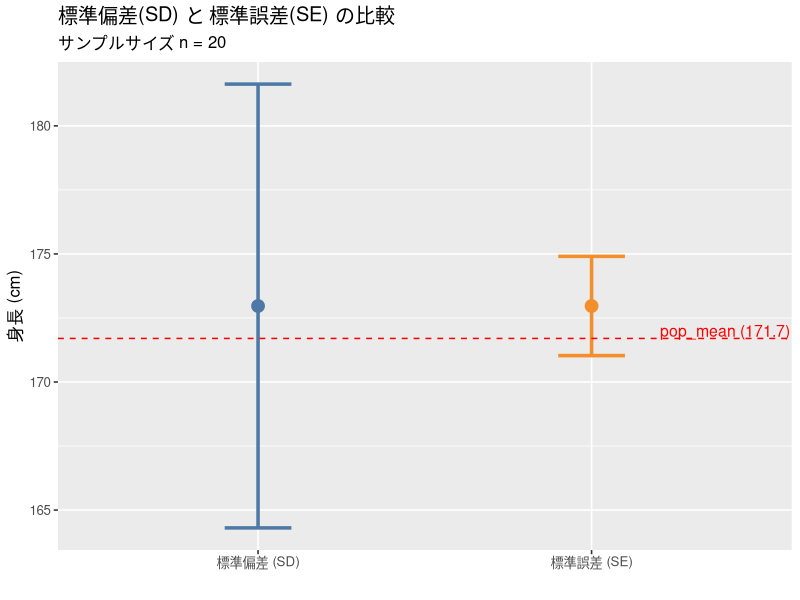
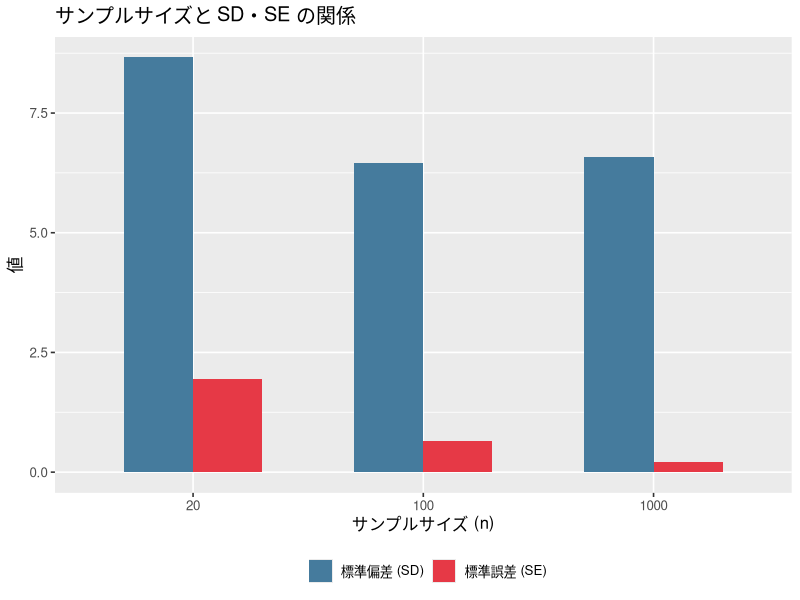
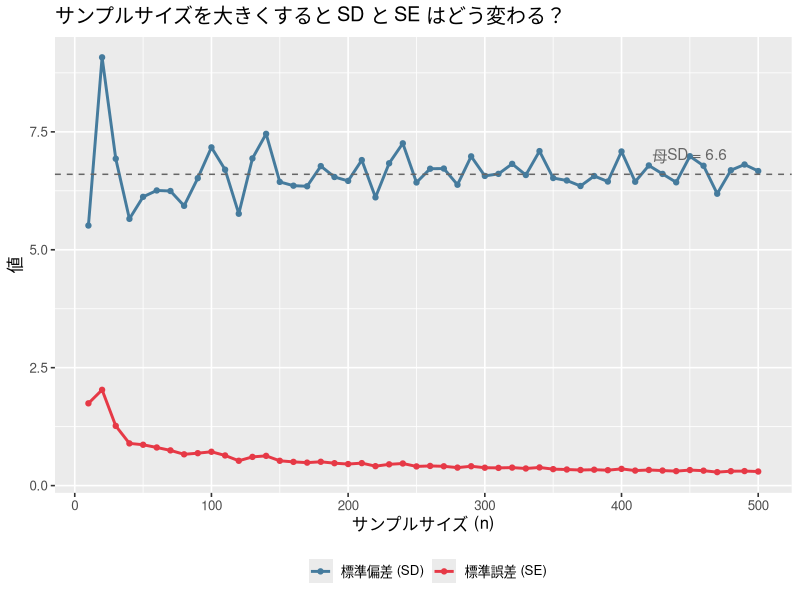
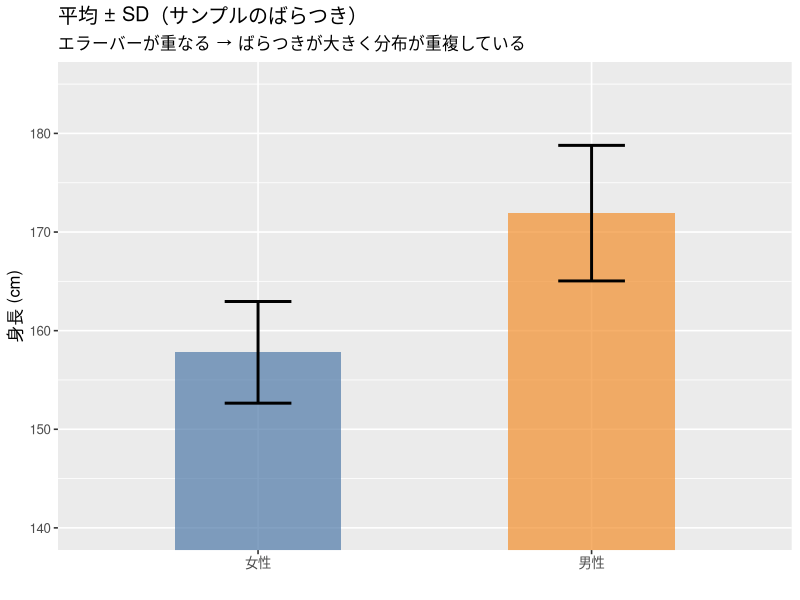
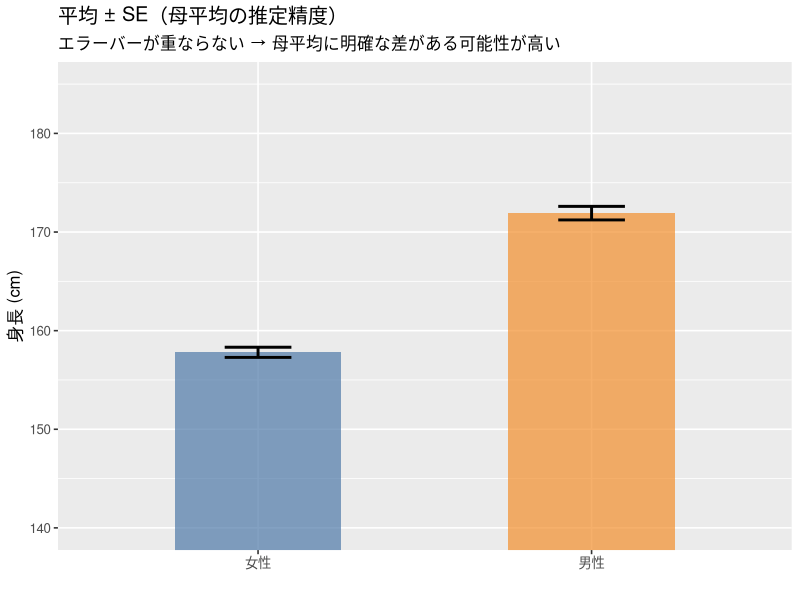

Write R code to recreate these figures, in order.
#=============================================================
# Lesson 5: 標準偏差(SD)と標準誤差(SE) ─ 何が違うの？
#=============================================================
#
# ■ 標準偏差（SD: Standard Deviation）
#   → 手元のサンプルデータが「どれくらいばらついているか」を表す
#   → 「このクラスの身長はどれくらいバラバラ？」
#
# ■ 標準誤差（SE: Standard Error）
#   → サンプルの平均値から「母集団の平均はこのへんだろう」と
#     推計するときの不確かさ（ブレ幅）を表す
#   → 「日本人全体の平均身長はだいたいこの範囲にあるはず」
#
# ■ 計算式:
#   SE = SD / √n   （n = サンプルサイズ）
#
# つまり SE は SD を √n で割ったもの。
# n > 1 なら √n > 1 なので、SE は必ず SD より小さくなる！
# さらにサンプルサイズ n を大きくすればするほど SE は小さくなる。
#=============================================================

#=============================================================
# 【準備】
#=============================================================

rm(list = ls()) # 環境中のすべての変数を削除して、まっさらな状態にする

library(tidyverse) # データ操作(dplyr)とグラフ(ggplot2)をまとめて読み込むパッケージ
library(ggthemes) # ggplot2にきれいなテーマや配色パレットを追加するパッケージ

theme_set(theme_gray(
  # ggplot2のデフォルトテーマを設定する
  base_family = if (interactive()) "HiraginoSans-W3" else "sans", # フォントをヒラギノに指定（日本語の文字化け防止）
  base_size = 12 # 文字サイズの基本値を12ptに設定
))


#=============================================================
# 【STEP 1】 まずは具体例で理解しよう
#=============================================================
# 「日本人男性の平均身長は 171.7cm、標準偏差は 6.6cm」と言われている。
# ここからサンプル（標本）を取り出して実験してみよう。

set.seed(42) # 乱数の種を42に固定する（これで何度実行しても同じ乱数が生成される）

# 母集団のパラメータ（本当の値。普通は知ることができない！）
pop_mean <- 171.7 # 母平均（日本人男性の本当の平均身長）を変数に入れる
pop_sd <- 6.6 # 母標準偏差（日本人男性の本当の身長のばらつき）を変数に入れる

# 20人分のサンプルを取り出す
sample_20 <- rnorm(n = 20, mean = pop_mean, sd = pop_sd)
# rnorm(): 正規分布に従う乱数を生成する関数
#   n = 20       → 20個の乱数を作る（＝20人分のサンプル）
#   mean = 171.7 → 平均171.7cmを中心に
#   sd = 6.6     → 標準偏差6.6cmのばらつきで散らばる

# サンプルの中身を見てみよう
round(sample_20, 1) # round()で小数点第1位に丸めて表示する

# サンプルの平均と標準偏差
mean(sample_20) # sample_20の平均値を計算する ← 母平均（171.7）にだいたい近いはず
sd(sample_20) # sample_20の標準偏差を計算する ← 母SD（6.6）にだいたい近いはず

# ★ 標準偏差（SD）＝このサンプル20人の身長が「どれくらいばらついているか」

#=============================================================
# 【STEP 2】 標準誤差を計算してみよう
#=============================================================

# 標準誤差（SE）= SD / √n
n <- length(sample_20) # length()でsample_20の要素数（＝サンプルサイズ20）を取得
sample_sd <- sd(sample_20) # sd()でsample_20の標準偏差を計算して変数に保存
sample_se <- sample_sd / sqrt(n) # 標準偏差をサンプルサイズの平方根で割って標準誤差を計算
# sqrt()は平方根（ルート）を計算する関数

cat("--- 20人のサンプル ---\n") # cat()で文字列をコンソールに出力する（\nは改行）
cat("サンプル平均  :", round(mean(sample_20), 2), "\n") # 平均を小数点第2位で丸めて表示
cat("標準偏差 (SD) :", round(sample_sd, 2), "\n") # SDを小数点第2位で丸めて表示
cat("標準誤差 (SE) :", round(sample_se, 2), "\n") # SEを小数点第2位で丸めて表示

# ★ SE は SD より必ず小さい！
# 　 SD はサンプルの「ばらつき」
# 　 SE は平均値の「不確かさ」（母集団の平均がどこにありそうか）

#=============================================================
# 【STEP 3】 SD と SE の違いを図で見よう
#=============================================================

sample_mean <- mean(sample_20) # サンプルの平均値を変数に保存しておく

# SD の範囲：平均 ± SD → サンプルのばらつきの範囲
# SE の範囲：平均 ± SE → 母平均がありそうな範囲

comparison <- tibble(
  # グラフ用のデータフレームを作成する
  type = c("標準偏差 (SD)", "標準誤差 (SE)"), # 2行分のラベル
  mean = c(sample_mean, sample_mean), # どちらもサンプル平均を中心にする
  lower = c(sample_mean - sample_sd, sample_mean - sample_se), # 下限 = 平均 - SD or SE
  upper = c(sample_mean + sample_sd, sample_mean + sample_se) # 上限 = 平均 + SD or SE
)

ggplot(comparison, aes(x = type, y = mean, color = type)) + # typeごとに色分けした散布図のベースを作成
  geom_point(size = 4) + # 平均値の位置に点を描く（サイズ4）
  geom_errorbar(aes(ymin = lower, ymax = upper), width = 0.2, linewidth = 1.2) +
  # geom_errorbar(): 縦方向のエラーバーを描く
  #   ymin = 下端の値、ymax = 上端の値
  #   width = エラーバーの横幅（ヒゲの長さ）
  #   linewidth = 線の太さ
  geom_hline(yintercept = pop_mean, linetype = "dashed", color = "red") +
  # geom_hline(): 水平線を引く
  #   yintercept = 線を引くy座標（母平均の位置）
  #   linetype = "dashed" で破線にする
  annotate(
    "text",
    x = 2.4,
    y = pop_mean + 0.3,
    label = "pop_mean (171.7)",
    color = "red",
    size = 4
  ) +
  # annotate("text"): グラフ上の任意の位置にテキストを配置する
  #   x, y = テキストの位置、label = 表示する文字列
  scale_color_tableau() + # ggthemesパッケージのTableau風の色パレットを適用
  labs(
    # グラフのラベルを設定する
    title = "標準偏差(SD) と 標準誤差(SE) の比較", # タイトル
    subtitle = paste0("サンプルサイズ n = ", n), # サブタイトル（paste0で文字列を結合）
    x = "",
    y = "身長 (cm)" # x軸ラベル（空）、y軸ラベル
  ) +
  theme(legend.position = "none") # 凡例を非表示にする（色分けの説明は不要）

# → SD の幅は広い（データ全体のばらつき）
# → SE の幅は狭い（平均値の推定精度）

#=============================================================
# 【課題1】 SD と SE を自分で計算してみよう
#=============================================================

# 課題1-1: 下のデータの平均・SD・SE を計算しよう
test_scores <- c(65, 72, 78, 80, 55, 90, 68, 75, 82, 70)
# c()で10個の数値をベクトルにまとめてtest_scoresに代入

# 平均
# ヒント: mean()

# 標準偏差
# ヒント: sd()

# サンプルサイズ
# ヒント: length()

# 標準誤差
# ヒント: sd() / sqrt(length())

# 課題1-2: SE は SD より小さくなった？ なぜそうなる？
# → SE = SD / √n で、√n > 1 だから、必ず SE < SD になる

#=============================================================
# 【STEP 4】 サンプルサイズを変えて比べてみよう
#=============================================================
# ここが一番大事！
# 同じ母集団から「20人」「100人」「1000人」を取り出したとき、
# SD と SE はどう変わるか？

set.seed(42) # 乱数の種を再度固定（再現性のため）

# 3つのサンプルサイズで実験
sizes <- c(20, 100, 1000) # 試したいサンプルサイズをベクトルにまとめる
results <- purrr::map_dfr(sizes, function(n) {
  # sizesの各要素（20, 100, 1000）を順番に処理する
  samp <- rnorm(n, mean = pop_mean, sd = pop_sd) # n人分のサンプルを正規分布から生成
  tibble(
    n = n, # サンプルサイズ
    mean = mean(samp), # そのサンプルの平均値
    SD = sd(samp), # そのサンプルの標準偏差
    SE = sd(samp) / sqrt(n) # 標準誤差 = SD / √n
  )
})

# 結果を表示
results$n_label <- paste0("n = ", results$n) # 「n = 20」のような表示用ラベル列を追加
print(results) # データフレームの内容をコンソールに表示

# ★ 注目ポイント：
# ・SD は n を大きくしても大きく変わらない（母SDの6.6前後に安定する）
# ・SE は n を大きくするとどんどん小さくなる（SE = SD/√n だから）
# ・SE は SD より必ず小さい

#=============================================================
# 【STEP 5】 サンプルサイズによる変化を図で見よう
#=============================================================

results_long <- results %>% # resultsデータフレームを受け取って
  pivot_longer(cols = c(SD, SE), names_to = "type", values_to = "value")
# pivot_longer(): 横長データを縦長データに変換する
#   cols = c(SD, SE)   → SD列とSE列を縦に積み重ねる
#   names_to = "type"  → 元の列名（"SD"か"SE"）がtype列に入る
#   values_to = "value" → 元の値がvalue列に入る

# SD と SE の棒グラフを並べて比較
ggplot(results_long, aes(x = factor(n), y = value, fill = type)) +
  # factor(n): nを数値ではなくカテゴリとして扱う（x軸に均等に並ぶ）
  # fill = type: SD と SE で塗り分ける
  geom_col(position = "dodge", width = 0.6) +
  # geom_col(): 値をそのまま高さにした棒グラフを描く
  #   position = "dodge" → SDとSEの棒を横に並べて表示する
  #   width = 0.6 → 棒の幅
  scale_fill_manual(
    values = c("SD" = "#457B9D", "SE" = "#E63946"),
    labels = c("SD" = "標準偏差 (SD)", "SE" = "標準誤差 (SE)")
  ) +
  # scale_fill_manual(): 塗りつぶしの色を手動で指定する
  #   values = 色の指定（カラーコード）
  #   labels = 凡例に表示するラベル名
  labs(
    # グラフのラベルを設定
    title = "サンプルサイズと SD・SE の関係",
    x = "サンプルサイズ (n)",
    y = "値",
    fill = "" # 凡例のタイトルを空にする
  ) +
  theme(legend.position = "bottom") # 凡例をグラフの下に配置する

# → SD はほぼ横ばい（母SDに収束する）
# → SE は n が大きくなるほど急速に小さくなる

#=============================================================
# 【STEP 6】 もっと細かく変化を見てみよう（シミュレーション）
#=============================================================
# n を 10 から 500 まで変えて、SD と SE がどう変わるか描いてみよう

set.seed(42) # 乱数の種を固定

sim_results <- purrr::map_dfr(seq(10, 500, by = 10), function(n) {
  # seq()で10から500まで10刻みの数列を生成し、順番に処理する
  samp <- rnorm(n, mean = pop_mean, sd = pop_sd) # n人分のサンプルを生成
  tibble(
    n = n, # サンプルサイズ
    SD = sd(samp), # そのサンプルの標準偏差
    SE = sd(samp) / sqrt(n) # そのサンプルの標準誤差
  )
})

sim_long <- sim_results %>% # sim_resultsを受け取って
  pivot_longer(cols = c(SD, SE), names_to = "type", values_to = "value")
# SD列とSE列を縦に積み重ねて、type列（"SD"/"SE"）とvalue列に変換

ggplot(sim_long, aes(x = n, y = value, color = type)) + # nをx軸、valueをy軸、typeで色分け
  geom_line(linewidth = 1) + # 折れ線を描く（太さ1）
  geom_point(size = 1.5) + # 各データ点に点を打つ（サイズ1.5）
  geom_hline(yintercept = pop_sd, linetype = "dashed", color = "gray40") +
  # 母SD（6.6）の位置に灰色の破線を引く（基準線として）
  annotate(
    "text",
    x = 450,
    y = pop_sd + 0.4,
    label = "母SD = 6.6",
    color = "gray40"
  ) +
  # 基準線のそばに「母SD = 6.6」というラベルを配置
  scale_color_manual(
    values = c("SD" = "#457B9D", "SE" = "#E63946"),
    labels = c("SD" = "標準偏差 (SD)", "SE" = "標準誤差 (SE)")
  ) +
  # 線の色を手動指定（SD=青系、SE=赤系）、凡例のラベルも設定
  labs(
    title = "サンプルサイズを大きくすると SD と SE はどう変わる？",
    x = "サンプルサイズ (n)",
    y = "値",
    color = "" # 凡例タイトルを空にする
  ) +
  theme(legend.position = "bottom") # 凡例を下に配置

# ★ グラフから読み取れること：
# ・SD（青）は母SD（6.6）の周りで安定する → サンプルのばらつきは母集団と同じ
# ・SE（赤）は n が増えるにつれてどんどん0に近づく → 推定が正確になる
# ・SE は常に SD より下にある！

#=============================================================
# 【課題2】 サンプルサイズの効果を体験しよう
#=============================================================

# 課題2-1: 母平均50, 母SD=10 の母集団から、
#          n=30 のサンプルを取り出して平均・SD・SEを計算しよう
# ヒント: rnorm(n = 30, mean = 50, sd = 10)

# 課題2-2: 同じ母集団から n=300 のサンプルを取り出して平均・SD・SEを計算しよう

# 課題2-3: n=30 と n=300 で SD と SE はそれぞれどう変わった？
#          「SD はあまり変わらない」「SE は大幅に小さくなった」ことを確認しよう

# 課題2-4: n=300 のとき SE は SD の何分の1になっている？ 計算で確かめよう
# ヒント: SE = SD / √n なので、SE / SD = 1/√n
#         1 / sqrt(300) を計算してみよう

#=============================================================
# 【STEP 7】 なぜ SE は必ず SD より小さいのか？
#=============================================================
#
# SE = SD / √n   という式を見れば一目瞭然。
#
#   n = 4   → SE = SD / 2     （SDの半分）
#   n = 9   → SE = SD / 3     （SDの3分の1）
#   n = 25  → SE = SD / 5     （SDの5分の1）
#   n = 100 → SE = SD / 10    （SDの10分の1）
#   n = 400 → SE = SD / 20    （SDの20分の1）
#
# n が 1より大きければ √n > 1 なので、SD を √n で割った SE は必ず SD より小さい。
# n を4倍にすると SE は半分になる（√4 = 2 だから）。

# 実際に計算して確認
cat("\n--- SE = SD / √n の確認 ---\n") # 見出しを表示
for (n in c(4, 9, 25, 100, 400)) {
  # 5つのnについて順番に繰り返す
  cat(sprintf(
    "n = %3d → SE = SD / %.0f （SDの%.0f分の1）\n",
    n,
    sqrt(n),
    sqrt(n)
  ))
  # sprintf(): 書式を指定して文字列を作る関数
  #   %3d  → 整数を3桁幅で表示（右寄せ）
  #   %.0f → 小数点以下0桁（整数表示）の実数
  # sqrt(n) → nの平方根を計算
}


#=============================================================
# 【STEP 8】 エラーバーで SD と SE の違いを可視化
#=============================================================
# 実際の研究でよく見る「平均 ± エラーバー」のグラフ。
# エラーバーが SD なのか SE なのかで意味がまったく違う！

set.seed(42) # 乱数の種を固定

# 男女それぞれ100人のサンプル
male <- rnorm(100, mean = 171.7, sd = 6.6) # 男性100人の身長データを生成
female <- rnorm(100, mean = 158.3, sd = 5.7) # 女性100人の身長データを生成

# 集計
error_data <- tibble(
  # 集計結果をデータフレームにまとめる
  sex = c("男性", "女性"), # 性別のラベル
  mean = c(mean(male), mean(female)), # 男女それぞれの平均値
  SD = c(sd(male), sd(female)), # 男女それぞれの標準偏差
  SE = c(sd(male) / sqrt(100), sd(female) / sqrt(100)) # 男女それぞれの標準誤差（SD/√100）
)

print(error_data) # 集計結果を表示

# --- SD エラーバー: サンプルのばらつきを示す ---
ggplot(error_data, aes(x = sex, y = mean, fill = sex)) + # 性別をx軸、平均をy軸、性別で塗り分け
  geom_col(width = 0.5, alpha = 0.7) + # 棒グラフを描く（幅0.5、透明度0.7）
  geom_errorbar(
    aes(ymin = mean - SD, ymax = mean + SD),
    width = 0.2,
    linewidth = 1
  ) +
  # エラーバーを描く: 下端 = 平均-SD、上端 = 平均+SD
  scale_fill_tableau() + # Tableau風の色パレットを適用
  labs(
    title = "平均 ± SD（サンプルのばらつき）",
    subtitle = "エラーバーが重なる → ばらつきが大きく分布が重複している",
    x = "",
    y = "身長 (cm)"
  ) +
  coord_cartesian(ylim = c(140, 185)) + # y軸の表示範囲を140〜185に固定（データは切らない）
  theme(legend.position = "none") # 凡例を非表示

# --- SE エラーバー: 母平均の推定精度を示す ---
ggplot(error_data, aes(x = sex, y = mean, fill = sex)) + # 同じデータで2つ目のグラフ
  geom_col(width = 0.5, alpha = 0.7) + # 棒グラフを描く
  geom_errorbar(
    aes(ymin = mean - SE, ymax = mean + SE),
    width = 0.2,
    linewidth = 1
  ) +
  # エラーバーを描く: 下端 = 平均-SE、上端 = 平均+SE（SDよりずっと短い！）
  scale_fill_tableau() + # Tableau風の色パレット
  labs(
    title = "平均 ± SE（母平均の推定精度）",
    subtitle = "エラーバーが重ならない → 母平均に明確な差がある可能性が高い",
    x = "",
    y = "身長 (cm)"
  ) +
  coord_cartesian(ylim = c(140, 185)) + # y軸の表示範囲を揃える（SD版と比較しやすくするため）
  theme(legend.position = "none") # 凡例を非表示

# ★ 同じデータなのに、SD と SE でエラーバーの幅がまったく違う！
# ★ 論文やレポートでは「このエラーバーは SD か SE か」を必ず書くこと！

#=============================================================
# 【課題3】 エラーバーを描いてみよう
#=============================================================

# 課題3-1: 下のデータで男女別の平均・SD・SEを計算しよう
set.seed(123) # 乱数の種を固定
group_A <- rnorm(50, mean = 60, sd = 12) # グループA: 平均60, SD12 の正規分布から50人分生成
group_B <- rnorm(50, mean = 65, sd = 12) # グループB: 平均65, SD12 の正規分布から50人分生成

# ヒント: mean(), sd(), sd()/sqrt(50) をそれぞれ計算

# 課題3-2: tibble を作って、SD のエラーバー付き棒グラフを描こう

# 課題3-3: 同じデータで SE のエラーバー付き棒グラフを描こう

# 課題3-4: SD と SE のグラフを見比べて、違いを説明してみよう

#=============================================================
# 【総合課題】 まとめ
#=============================================================

# 総合課題1: 母平均100, 母SD=15 の正規分布から
#   n = 10, 50, 200, 1000 のサンプルを取り出し、
#   それぞれの平均・SD・SE を tibble にまとめて表示しよう

# 総合課題2: 上の結果を使って、以下のことを確認しよう
#   (a) SD は n が変わってもあまり変わらない（15前後に安定する）
#   (b) SE は n が大きくなるほど小さくなる
#   (c) SE は常に SD より小さい

# 総合課題3: 4つのサンプルサイズの SE を棒グラフにして、
#            「n を増やすと SE が小さくなる」ことを視覚的に示そう

#=============================================================
# 【まとめ】 標準偏差と標準誤差の違い
#=============================================================
#
# ┌──────────────┬──────────────────────────────────────────┐
# │              │ 標準偏差 (SD)    │ 標準誤差 (SE)          │
# ├──────────────┼──────────────────┼────────────────────────┤
# │ 何を表す？   │ サンプルのばらつき │ 母平均の推定の不確かさ │
# │ 計算式       │ sd()             │ sd() / √n              │
# │ nを増やすと？│ 母SDに近づき安定  │ どんどん小さくなる     │
# │ SD との関係  │ ─                │ 必ず SD より小さい     │
# │ グラフでは   │ データの散らばり  │ 平均値の精度           │
# │ 使う場面     │ 「データがどれくらい │ 「母集団の平均はこの  │
# │              │  バラバラか」を示す │  あたり」と示すとき   │
# └──────────────┴──────────────────┴────────────────────────┘
#
# ★ SE = SD / √n だから、n > 1 なら SE は必ず SD より小さい
# ★ サンプルサイズを大きくすると SE は小さくなる（推定が正確になる）
# ★ SD はサンプルサイズを大きくしても母SDに収束するだけで、0にはならない
#=============================================================
